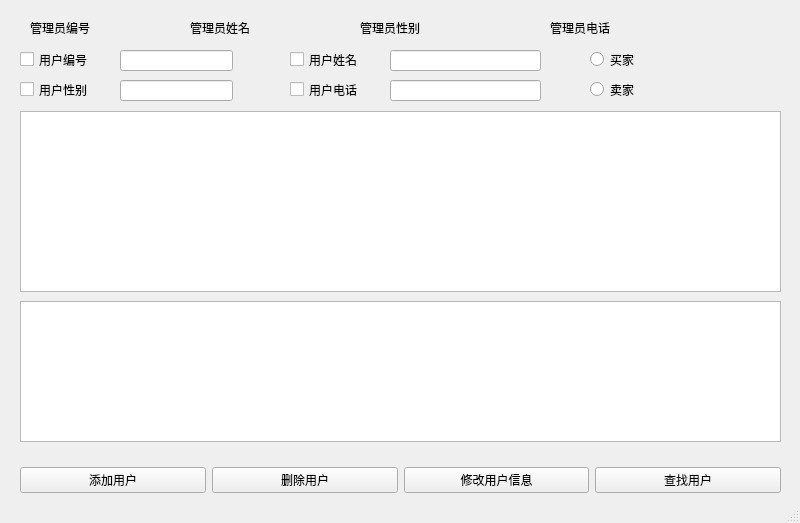
<?xml version="1.0" encoding="UTF-8"?>
<ui version="4.0">
 <class>MainWindow</class>
 <widget class="QMainWindow" name="MainWindow">
  <property name="geometry">
   <rect>
    <x>0</x>
    <y>0</y>
    <width>800</width>
    <height>523</height>
   </rect>
  </property>
  <property name="windowTitle">
   <string>MainWindow</string>
  </property>
  <widget class="QWidget" name="centralwidget">
   <widget class="QWidget" name="horizontalLayoutWidget">
    <property name="geometry">
     <rect>
      <x>20</x>
      <y>460</y>
      <width>761</width>
      <height>41</height>
     </rect>
    </property>
    <layout class="QHBoxLayout" name="horizontalLayout">
     <item>
      <widget class="QPushButton" name="adduserButton">
       <property name="text">
        <string>添加用户</string>
       </property>
      </widget>
     </item>
     <item>
      <widget class="QPushButton" name="deleteuserButton">
       <property name="text">
        <string>删除用户</string>
       </property>
      </widget>
     </item>
     <item>
      <widget class="QPushButton" name="updateuserButton">
       <property name="text">
        <string>修改用户信息</string>
       </property>
      </widget>
     </item>
     <item>
      <widget class="QPushButton" name="selectuserButton">
       <property name="text">
        <string>查找用户</string>
       </property>
      </widget>
     </item>
    </layout>
   </widget>
   <widget class="QTableWidget" name="sellerTable">
    <property name="geometry">
     <rect>
      <x>20</x>
      <y>111</y>
      <width>761</width>
      <height>181</height>
     </rect>
    </property>
   </widget>
   <widget class="QTableWidget" name="buyerTable">
    <property name="geometry">
     <rect>
      <x>20</x>
      <y>301</y>
      <width>761</width>
      <height>141</height>
     </rect>
    </property>
   </widget>
   <widget class="QLabel" name="label">
    <property name="geometry">
     <rect>
      <x>30</x>
      <y>20</y>
      <width>91</width>
      <height>16</height>
     </rect>
    </property>
    <property name="text">
     <string>管理员编号</string>
    </property>
   </widget>
   <widget class="QLabel" name="adminnolabel">
    <property name="geometry">
     <rect>
      <x>110</x>
      <y>20</y>
      <width>72</width>
      <height>15</height>
     </rect>
    </property>
    <property name="text">
     <string/>
    </property>
   </widget>
   <widget class="QLabel" name="label_2">
    <property name="geometry">
     <rect>
      <x>190</x>
      <y>20</y>
      <width>91</width>
      <height>16</height>
     </rect>
    </property>
    <property name="text">
     <string>管理员姓名</string>
    </property>
   </widget>
   <widget class="QLabel" name="adminnamelabel">
    <property name="geometry">
     <rect>
      <x>270</x>
      <y>20</y>
      <width>72</width>
      <height>15</height>
     </rect>
    </property>
    <property name="text">
     <string/>
    </property>
   </widget>
   <widget class="QLabel" name="label_3">
    <property name="geometry">
     <rect>
      <x>360</x>
      <y>20</y>
      <width>81</width>
      <height>16</height>
     </rect>
    </property>
    <property name="text">
     <string>管理员性别</string>
    </property>
   </widget>
   <widget class="QLabel" name="adminsexlabel">
    <property name="geometry">
     <rect>
      <x>450</x>
      <y>20</y>
      <width>72</width>
      <height>15</height>
     </rect>
    </property>
    <property name="text">
     <string/>
    </property>
   </widget>
   <widget class="QLabel" name="label_5">
    <property name="geometry">
     <rect>
      <x>550</x>
      <y>20</y>
      <width>81</width>
      <height>16</height>
     </rect>
    </property>
    <property name="text">
     <string>管理员电话</string>
    </property>
   </widget>
   <widget class="QLabel" name="admintellabel">
    <property name="geometry">
     <rect>
      <x>640</x>
      <y>20</y>
      <width>141</width>
      <height>16</height>
     </rect>
    </property>
    <property name="text">
     <string/>
    </property>
   </widget>
   <widget class="QLabel" name="adminnamelabel_2">
    <property name="geometry">
     <rect>
      <x>270</x>
      <y>70</y>
      <width>72</width>
      <height>15</height>
     </rect>
    </property>
    <property name="text">
     <string/>
    </property>
   </widget>
   <widget class="QLabel" name="adminsexlabel_2">
    <property name="geometry">
     <rect>
      <x>450</x>
      <y>70</y>
      <width>72</width>
      <height>15</height>
     </rect>
    </property>
    <property name="text">
     <string/>
    </property>
   </widget>
   <widget class="QLineEdit" name="noLine">
    <property name="geometry">
     <rect>
      <x>120</x>
      <y>50</y>
      <width>113</width>
      <height>21</height>
     </rect>
    </property>
   </widget>
   <widget class="QLineEdit" name="nameLine">
    <property name="geometry">
     <rect>
      <x>390</x>
      <y>50</y>
      <width>151</width>
      <height>21</height>
     </rect>
    </property>
   </widget>
   <widget class="QLineEdit" name="sexLine">
    <property name="geometry">
     <rect>
      <x>120</x>
      <y>80</y>
      <width>113</width>
      <height>21</height>
     </rect>
    </property>
   </widget>
   <widget class="QLineEdit" name="telLine">
    <property name="geometry">
     <rect>
      <x>390</x>
      <y>80</y>
      <width>151</width>
      <height>21</height>
     </rect>
    </property>
   </widget>
   <widget class="QCheckBox" name="nocheckBox">
    <property name="geometry">
     <rect>
      <x>20</x>
      <y>50</y>
      <width>91</width>
      <height>19</height>
     </rect>
    </property>
    <property name="text">
     <string>用户编号</string>
    </property>
   </widget>
   <widget class="QCheckBox" name="sexcheckBox">
    <property name="geometry">
     <rect>
      <x>20</x>
      <y>80</y>
      <width>91</width>
      <height>19</height>
     </rect>
    </property>
    <property name="text">
     <string>用户性别</string>
    </property>
   </widget>
   <widget class="QCheckBox" name="namecheckBox">
    <property name="geometry">
     <rect>
      <x>290</x>
      <y>50</y>
      <width>91</width>
      <height>19</height>
     </rect>
    </property>
    <property name="text">
     <string>用户姓名</string>
    </property>
   </widget>
   <widget class="QCheckBox" name="telcheckBox">
    <property name="geometry">
     <rect>
      <x>290</x>
      <y>80</y>
      <width>91</width>
      <height>19</height>
     </rect>
    </property>
    <property name="text">
     <string>用户电话</string>
    </property>
   </widget>
   <widget class="QRadioButton" name="buyerradioButton">
    <property name="geometry">
     <rect>
      <x>590</x>
      <y>50</y>
      <width>115</width>
      <height>19</height>
     </rect>
    </property>
    <property name="text">
     <string>买家</string>
    </property>
   </widget>
   <widget class="QRadioButton" name="sellerradioButton">
    <property name="geometry">
     <rect>
      <x>590</x>
      <y>80</y>
      <width>115</width>
      <height>19</height>
     </rect>
    </property>
    <property name="text">
     <string>卖家</string>
    </property>
   </widget>
  </widget>
  <widget class="QStatusBar" name="statusbar"/>
 </widget>
 <resources/>
 <connections/>
</ui>
